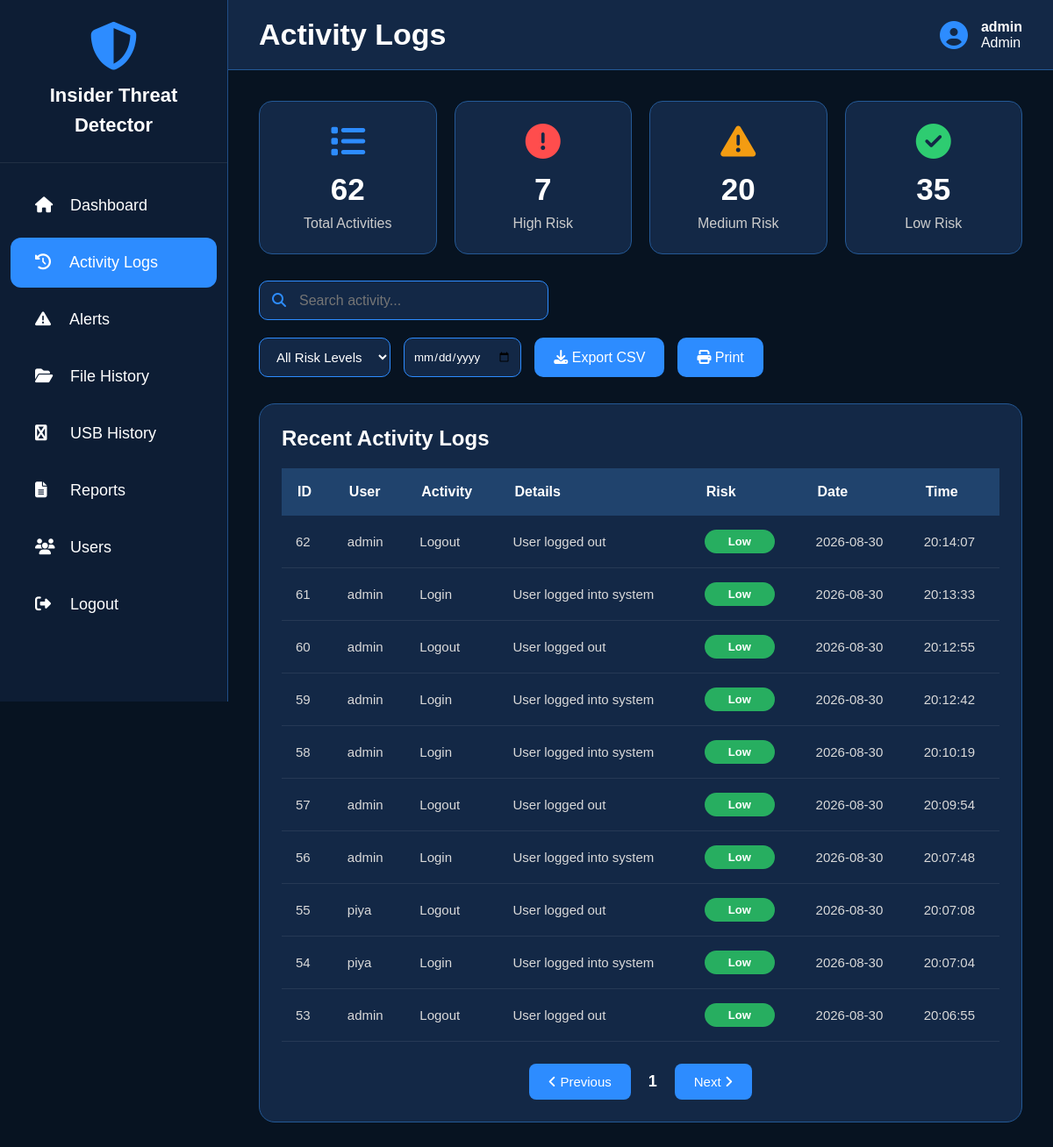
Before: /activity (signed in) with the older database file.
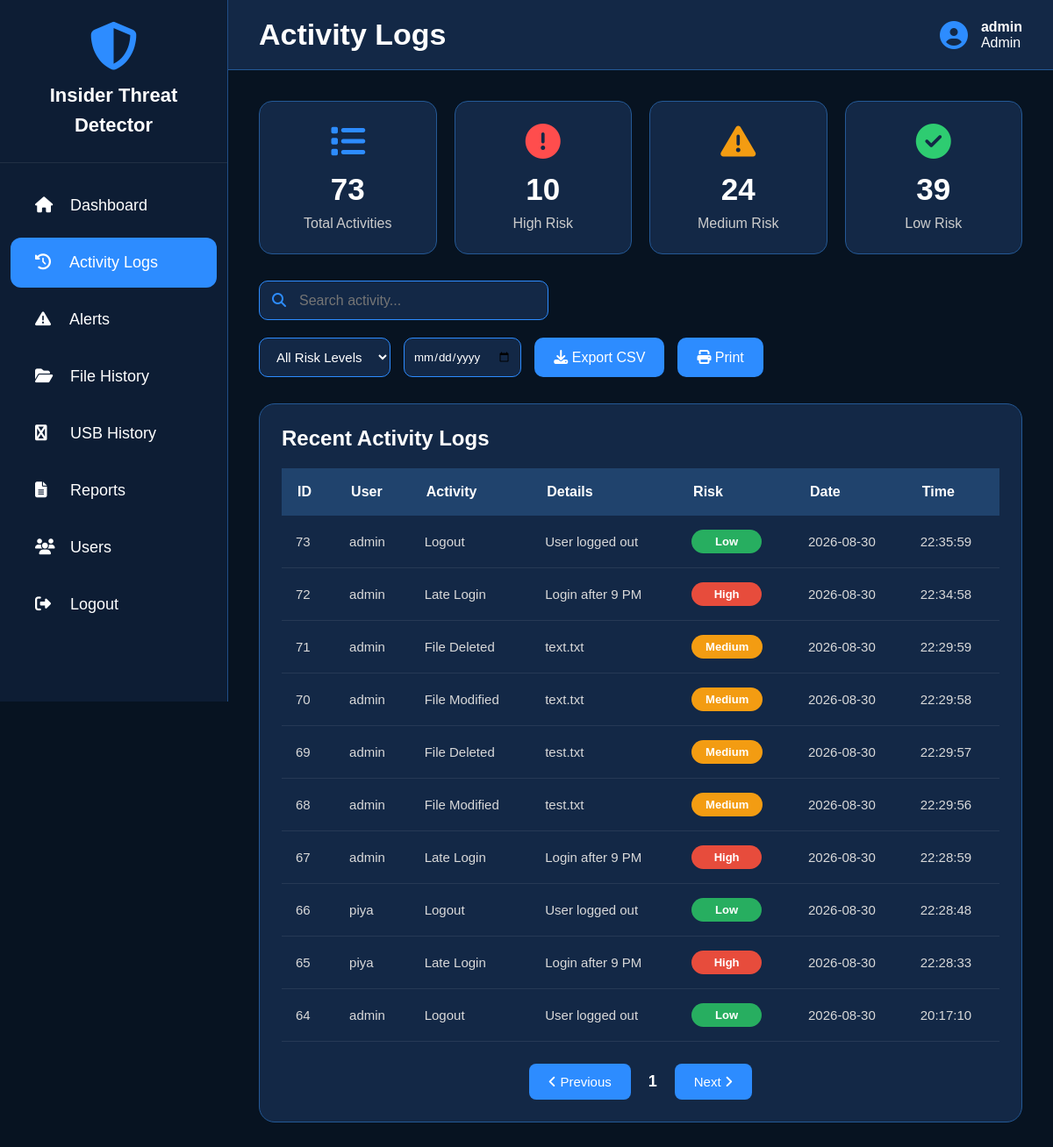
After: the same page with the newer database file.
### tables this page shows
CREATE TABLE activity_logs (
        id INTEGER PRIMARY KEY AUTOINCREMENT,
        username TEXT,
        activity TEXT,
        details TEXT,
        risk_level TEXT,
        date TEXT,
        time TEXT
    );

### app.py (the view)
@app.route("/activity")
def activity():
    if not login_required():
        return redirect("/")
    conn = get_db()
    activities = conn.execute(
        "SELECT * FROM activity_logs ORDER BY id DESC"
    ).fetchall()
    total = len(activities)
    high = sum(1 for x in activities if x["risk_level"] == "High")
    medium = sum(1 for x in activities if x["risk_level"] == "Medium")
    low = sum(1 for x in activities if x["risk_level"] == "Low")
    conn.close()
    return page(
        "activity.html",
        activities=activities,
        total_logs=total,
        high_risk=high,
        medium_risk=medium,
        low_risk=low
    )

### app.py (called while the page is built)
def login_required():
    return "username" in session

def page(name, **data):
    data["username"] = session.get("username")
    data["role"] = session.get("role")
    return render_template(name, **data)

### database.py (called while the page is built)
def get_db():
    conn = sqlite3.connect(DATABASE)
    conn.row_factory = sqlite3.Row
    return conn

### templates/activity.html (shortened to what this page needs)
<!DOCTYPE html>
<html lang="en">
<head>
<link rel="stylesheet"
href="https://cdnjs.cloudflare.com/ajax/libs/font-awesome/6.5.2/css/all.min.css">
</head>
<body>
<div class="sidebar">
<div class="logo">
<i class="fa-solid fa-shield-halved"></i>
<h2>
Insider Threat<br>
Detector
</h2>
</div>
<div class="menu">
<ul>
        <li>
            <a href="/dashboard">
                <i class="fa-solid fa-house"></i>
                <span>Dashboard</span>
            </a>
        </li>
        <li>
            <a href="/activity" class="active">
                <i class="fa-solid fa-clock-rotate-left"></i>
                <span>Activity Logs</span>
            </a>
        </li>
        <li>
            <a href="/alerts">
                <i class="fa-solid fa-triangle-exclamation"></i>
                <span>Alerts</span>
            </a>
        </li>
        <li>
            <a href="/file_history" >
                <i class="fa-solid fa-folder-open"></i>
                <span>File History</span>
            </a>
        </li>
        <li>
            <a href="/usb_history" >
                <i class="fa-solid fa-usb"></i>
                <span>USB History</span>
            </a>
        </li>
        <li>
            <a href="/reports">
                <i class="fa-solid fa-file-lines"></i>
                <span>Reports</span>
            </a>
        </li>
        <li>
            <a href="/users">
                <i class="fa-solid fa-users"></i>
                <span>Users</span>
            </a>
        </li>
        <li>
            <a href="/logout">
                <i class="fa-solid fa-right-from-bracket"></i>
                <span>Logout</span>
            </a>
        </li>
    </ul>
</div>
</div>
<div class="main">
<div class="topbar">
<h1>Activity Logs</h1>
<div class="profile">
<i class="fa-solid fa-user-circle"></i>
<div>
<b>{{username}}</b><br>
{{role}}
</div>
</div>
</div>
<div class="content">
    <div class="summary-cards">
<div class="summary-card">
<i class="fa-solid fa-list blue"></i>
<h2>{{total_logs}}</h2>
<p>Total Activities</p>
</div>
<div class="summary-card">
<i class="fa-solid fa-circle-exclamation red"></i>
<h2>{{high_risk}}</h2>
<p>High Risk</p>
</div>
<div class="summary-card">
<i class="fa-solid fa-triangle-exclamation orange"></i>
<h2>{{medium_risk}}</h2>
<p>Medium Risk</p>
</div>
<div class="summary-card">
<i class="fa-solid fa-circle-check green"></i>
<h2>{{low_risk}}</h2>
<p>Low Risk</p>
</div>
</div>
<div class="toolbar">
<div class="search-box">
<i class="fa-solid fa-search"></i>
<input
type="text"
id="searchInput"
placeholder="Search activity...">
</div>
<div class="filters">
<select id="riskFilter">
<option value="">All Risk Levels</option>
<input
type="date"
id="dateFilter"
style="
height:45px;
background:#132846;
border:1px solid #2d8cff;
color:white;
border-radius:10px;
padding:10px;
">
</select>
<button class="export-btn">
<i class="fa-solid fa-download"></i>
Export CSV
</button>
<button class="export-btn" onclick="window.print()">
<i class="fa-solid fa-print"></i>
Print
</button>
</div>
</div>
<div class="table-box">
<h2 class="table-title">
Recent Activity Logs
</h2>
<table id="activityTable">
<thead>
<tr>
<th>ID</th>
<th>User</th>
<th>Activity</th>
<th>Details</th>
<th>Risk</th>
<th>Date</th>
<th>Time</th>
</tr>
</thead>
<tbody>
{% for row in activities %}
<tr>
<td>{{row.id}}</td>
<td>{{row.username}}</td>
<td>{{row.activity}}</td>
<td>{{row.details}}</td>
<td>
{% if row.risk_level=="High" %}
<span class="badge high">
High
</span>
{% elif row.risk_level=="Medium" %}
<span class="badge medium">
Medium
</span>
{% else %}
<span class="badge low">
Low
</span>
{% endif %}
</td>
<td>{{row.date}}</td>
<td>{{row.time}}</td>
</tr>
{% endfor %}
</tbody>
</table>
<div class="pagination">
<button onclick="previousPage()">
<i class="fa-solid fa-angle-left"></i>
Previous
</button>
<span id="pageNumber">
1
</span>
<button onclick="nextPage()">
Next
<i class="fa-solid fa-angle-right"></i>
</button>
</div>
</div>
</div>
</div>
</body>
</html>

Changed rows visible on the page:
no longer on this page (row unchanged): activity_logs: id "62", username "admin", activity "Logout", details "User logged out", risk_level "Low", date "2026-08-30", time "20:14:07"
no longer on this page (row unchanged): activity_logs: id "61", username "admin", activity "Login", details "User logged into system", risk_level "Low", date "2026-08-30", time "20:13:33"
no longer on this page (row unchanged): activity_logs: id "60", username "admin", activity "Logout", details "User logged out", risk_level "Low", date "2026-08-30", time "20:12:55"
no longer on this page (row unchanged): activity_logs: id "59", username "admin", activity "Login", details "User logged into system", risk_level "Low", date "2026-08-30", time "20:12:42"
no longer on this page (row unchanged): activity_logs: id "58", username "admin", activity "Login", details "User logged into system", risk_level "Low", date "2026-08-30", time "20:10:19"
no longer on this page (row unchanged): activity_logs: id "57", username "admin", activity "Logout", details "User logged out", risk_level "Low", date "2026-08-30", time "20:09:54"
no longer on this page (row unchanged): activity_logs: id "56", username "admin", activity "Login", details "User logged into system", risk_level "Low", date "2026-08-30", time "20:07:48"
no longer on this page (row unchanged): activity_logs: id "55", username "piya", activity "Logout", details "User logged out", risk_level "Low", date "2026-08-30", time "20:07:08"
no longer on this page (row unchanged): activity_logs: id "54", username "piya", activity "Login", details "User logged into system", risk_level "Low", date "2026-08-30", time "20:07:04"
no longer on this page (row unchanged): activity_logs: id "53", username "admin", activity "Logout", details "User logged out", risk_level "Low", date "2026-08-30", time "20:06:55"
added activity_logs: id "73", username "admin", activity "Logout", details "User logged out", risk_level "Low", date "2026-08-30", time "22:35:59"
added activity_logs: id "72", username "admin", activity "Late Login", details "Login after 9 PM", risk_level "High", date "2026-08-30", time "22:34:58"
added activity_logs: id "71", username "admin", activity "File Deleted", details "text.txt", risk_level "Medium", date "2026-08-30", time "22:29:59"
added activity_logs: id "70", username "admin", activity "File Modified", details "text.txt", risk_level "Medium", date "2026-08-30", time "22:29:58"
added activity_logs: id "69", username "admin", activity "File Deleted", details "test.txt", risk_level "Medium", date "2026-08-30", time "22:29:57"
added activity_logs: id "68", username "admin", activity "File Modified", details "test.txt", risk_level "Medium", date "2026-08-30", time "22:29:56"
added activity_logs: id "67", username "admin", activity "Late Login", details "Login after 9 PM", risk_level "High", date "2026-08-30", time "22:28:59"
added activity_logs: id "66", username "piya", activity "Logout", details "User logged out", risk_level "Low", date "2026-08-30", time "22:28:48"
added activity_logs: id "65", username "piya", activity "Late Login", details "Login after 9 PM", risk_level "High", date "2026-08-30", time "22:28:33"
added activity_logs: id "64", username "admin", activity "Logout", details "User logged out", risk_level "Low", date "2026-08-30", time "20:17:10"
Other visible differences:
{{ total_logs }}: "62" → "73"
{{ high_risk }}: "7" → "10"
{{ medium_risk }}: "20" → "24"
{{ low_risk }}: "35" → "39"
